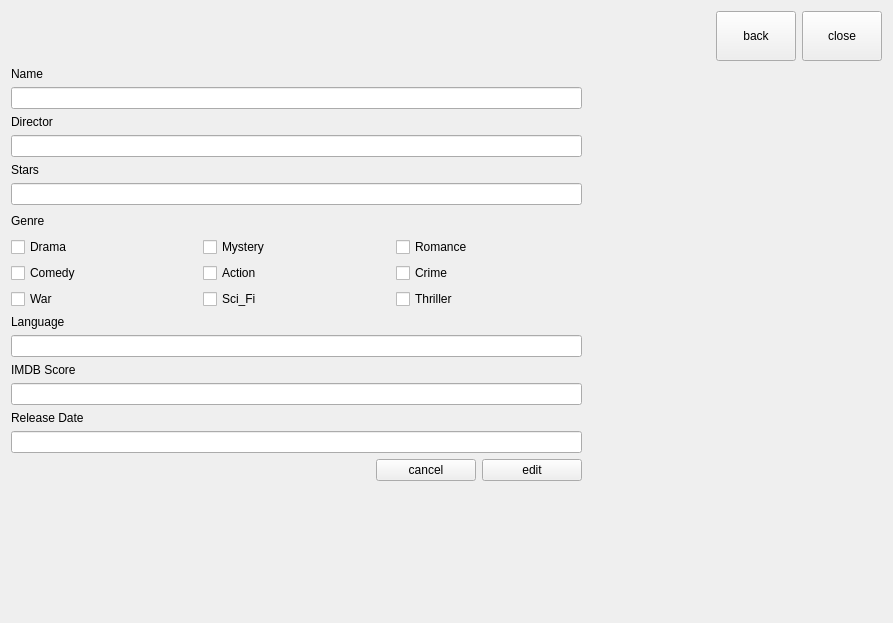
<?xml version="1.0" encoding="UTF-8"?>
<ui version="4.0">
 <class>edit</class>
 <widget class="QDialog" name="edit">
  <property name="geometry">
   <rect>
    <x>0</x>
    <y>0</y>
    <width>893</width>
    <height>623</height>
   </rect>
  </property>
  <property name="windowTitle">
   <string>Dialog</string>
  </property>
  <layout class="QVBoxLayout" name="verticalLayout">
   <item>
    <layout class="QHBoxLayout" name="horizontalLayout">
     <item>
      <spacer name="horizontalSpacer">
       <property name="orientation">
        <enum>Qt::Horizontal</enum>
       </property>
       <property name="sizeHint" stdset="0">
        <size>
         <width>40</width>
         <height>20</height>
        </size>
       </property>
      </spacer>
     </item>
     <item>
      <widget class="QPushButton" name="back">
       <property name="sizePolicy">
        <sizepolicy hsizetype="Minimum" vsizetype="Fixed">
         <horstretch>0</horstretch>
         <verstretch>0</verstretch>
        </sizepolicy>
       </property>
       <property name="minimumSize">
        <size>
         <width>50</width>
         <height>50</height>
        </size>
       </property>
       <property name="text">
        <string>back</string>
       </property>
       <property name="autoDefault">
        <bool>false</bool>
       </property>
      </widget>
     </item>
     <item>
      <widget class="QPushButton" name="close">
       <property name="minimumSize">
        <size>
         <width>50</width>
         <height>50</height>
        </size>
       </property>
       <property name="text">
        <string>close</string>
       </property>
       <property name="autoDefault">
        <bool>false</bool>
       </property>
      </widget>
     </item>
    </layout>
   </item>
   <item>
    <layout class="QGridLayout" name="gridLayout_4">
     <property name="topMargin">
      <number>0</number>
     </property>
     <item row="8" column="0">
      <widget class="QLabel" name="label_10">
       <property name="text">
        <string>Language</string>
       </property>
       <property name="margin">
        <number>3</number>
       </property>
      </widget>
     </item>
     <item row="1" column="0">
      <widget class="QLineEdit" name="lname"/>
     </item>
     <item row="2" column="0">
      <widget class="QLabel" name="label_8">
       <property name="text">
        <string>Director</string>
       </property>
       <property name="margin">
        <number>3</number>
       </property>
      </widget>
     </item>
     <item row="12" column="0">
      <widget class="QLabel" name="label_12">
       <property name="text">
        <string>Release Date</string>
       </property>
       <property name="margin">
        <number>3</number>
       </property>
      </widget>
     </item>
     <item row="3" column="0">
      <widget class="QLineEdit" name="ldirector"/>
     </item>
     <item row="5" column="0">
      <widget class="QLineEdit" name="lstars"/>
     </item>
     <item row="6" column="1">
      <spacer name="horizontalSpacer_4">
       <property name="orientation">
        <enum>Qt::Horizontal</enum>
       </property>
       <property name="sizeType">
        <enum>QSizePolicy::Fixed</enum>
       </property>
       <property name="sizeHint" stdset="0">
        <size>
         <width>300</width>
         <height>20</height>
        </size>
       </property>
      </spacer>
     </item>
     <item row="4" column="0">
      <widget class="QLabel" name="label_9">
       <property name="text">
        <string>Stars</string>
       </property>
       <property name="margin">
        <number>3</number>
       </property>
      </widget>
     </item>
     <item row="10" column="0">
      <widget class="QLabel" name="label_11">
       <property name="text">
        <string>IMDB Score</string>
       </property>
       <property name="margin">
        <number>3</number>
       </property>
      </widget>
     </item>
     <item row="6" column="0">
      <widget class="QLabel" name="label_7">
       <property name="text">
        <string>Genre</string>
       </property>
       <property name="margin">
        <number>3</number>
       </property>
      </widget>
     </item>
     <item row="13" column="0">
      <widget class="QLineEdit" name="lreleas"/>
     </item>
     <item row="0" column="0">
      <widget class="QLabel" name="label_6">
       <property name="text">
        <string>Name</string>
       </property>
       <property name="margin">
        <number>3</number>
       </property>
      </widget>
     </item>
     <item row="11" column="0">
      <widget class="QLineEdit" name="limdb"/>
     </item>
     <item row="9" column="0">
      <widget class="QLineEdit" name="llanguage"/>
     </item>
     <item row="7" column="0">
      <layout class="QGridLayout" name="gridLayout_2">
       <property name="topMargin">
        <number>0</number>
       </property>
       <item row="0" column="1">
        <widget class="QCheckBox" name="checkBox_2">
         <property name="text">
          <string>Mystery</string>
         </property>
        </widget>
       </item>
       <item row="0" column="2">
        <widget class="QCheckBox" name="checkBox">
         <property name="text">
          <string>Romance</string>
         </property>
        </widget>
       </item>
       <item row="1" column="1">
        <widget class="QCheckBox" name="checkBox_5">
         <property name="text">
          <string>Action</string>
         </property>
        </widget>
       </item>
       <item row="1" column="2">
        <widget class="QCheckBox" name="checkBox_6">
         <property name="text">
          <string>Crime</string>
         </property>
        </widget>
       </item>
       <item row="0" column="0">
        <widget class="QCheckBox" name="checkBox_3">
         <property name="text">
          <string>Drama</string>
         </property>
        </widget>
       </item>
       <item row="1" column="0">
        <widget class="QCheckBox" name="checkBox_4">
         <property name="text">
          <string>Comedy</string>
         </property>
        </widget>
       </item>
       <item row="2" column="0">
        <widget class="QCheckBox" name="checkBox_7">
         <property name="text">
          <string>War</string>
         </property>
        </widget>
       </item>
       <item row="2" column="1">
        <widget class="QCheckBox" name="checkBox_8">
         <property name="text">
          <string>Sci_Fi</string>
         </property>
        </widget>
       </item>
       <item row="2" column="2">
        <widget class="QCheckBox" name="checkBox_9">
         <property name="text">
          <string>Thriller</string>
         </property>
        </widget>
       </item>
      </layout>
     </item>
    </layout>
   </item>
   <item>
    <layout class="QHBoxLayout" name="horizontalLayout_9">
     <property name="topMargin">
      <number>0</number>
     </property>
     <item>
      <spacer name="horizontalSpacer_6">
       <property name="orientation">
        <enum>Qt::Horizontal</enum>
       </property>
       <property name="sizeHint" stdset="0">
        <size>
         <width>40</width>
         <height>20</height>
        </size>
       </property>
      </spacer>
     </item>
     <item>
      <widget class="QPushButton" name="cancel">
       <property name="minimumSize">
        <size>
         <width>100</width>
         <height>0</height>
        </size>
       </property>
       <property name="text">
        <string>cancel</string>
       </property>
       <property name="autoDefault">
        <bool>false</bool>
       </property>
      </widget>
     </item>
     <item>
      <widget class="QPushButton" name="edit_2">
       <property name="minimumSize">
        <size>
         <width>100</width>
         <height>0</height>
        </size>
       </property>
       <property name="text">
        <string>edit</string>
       </property>
       <property name="autoDefault">
        <bool>false</bool>
       </property>
      </widget>
     </item>
     <item>
      <spacer name="horizontalSpacer_5">
       <property name="orientation">
        <enum>Qt::Horizontal</enum>
       </property>
       <property name="sizeType">
        <enum>QSizePolicy::Minimum</enum>
       </property>
       <property name="sizeHint" stdset="0">
        <size>
         <width>300</width>
         <height>20</height>
        </size>
       </property>
      </spacer>
     </item>
    </layout>
   </item>
   <item>
    <spacer name="verticalSpacer">
     <property name="orientation">
      <enum>Qt::Vertical</enum>
     </property>
     <property name="sizeHint" stdset="0">
      <size>
       <width>20</width>
       <height>40</height>
      </size>
     </property>
    </spacer>
   </item>
  </layout>
 </widget>
 <resources/>
 <connections/>
</ui>
